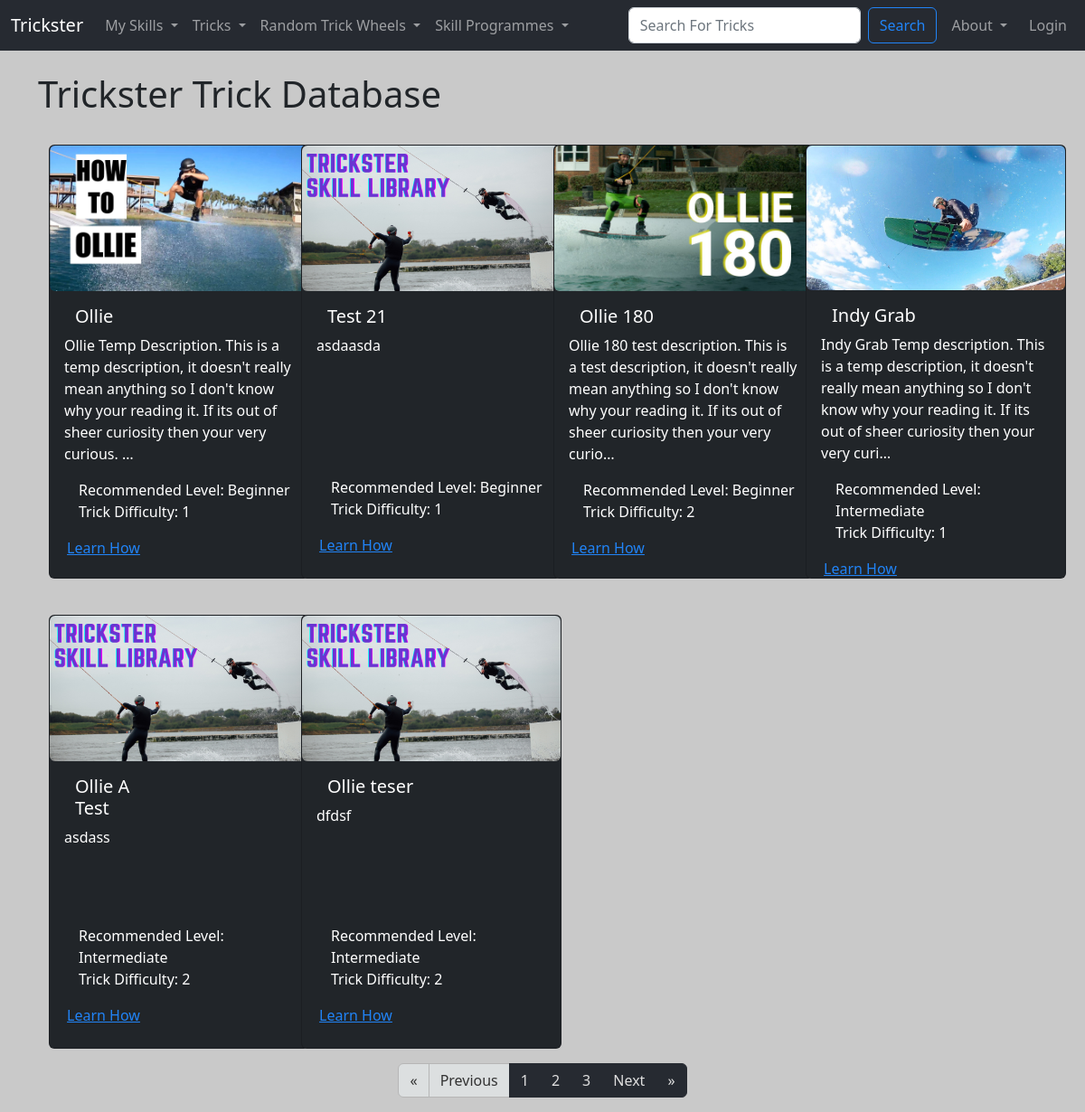
The page /trick_list on the database its author committed.
### TricksterMain/models.py (models this page shows)
class Trick (models.Model):
    TrickID = models.AutoField(primary_key=True)
    TrickName = models.CharField(max_length=25)
    TrickDiscription = models.TextField(blank=True)
    TrickHowTo = models.TextField(blank=True)
    TrickRecLevel = models.ForeignKey(SkillLevel, blank=True, null=True, on_delete=models.CASCADE)
    TrickDifficulty = models.PositiveIntegerField(null=True, validators=[MinValueValidator(1), MaxValueValidator(10)])
    TrickImg = models.ImageField(null=True, blank=True, upload_to="images/")
    def __str__(self):
        return self.TrickName

class SkillLevel (models.Model):
    SkillLevelID = models.AutoField(primary_key=True)
    SkillLevelName = models.CharField(max_length=25)
    def __str__(self):
        return self.SkillLevelName

### TricksterMain/views.py (the view)
# urls.py: path('trick_list', views.trick_list, name="trick-list"),
def trick_list(request):
  all_tricks = Trick.objects.all().order_by('TrickRecLevel', 'TrickDifficulty', 'TrickName')
  p = Paginator(all_tricks, 6)
  page = request.GET.get('page')
  tricks = p.get_page(page)
  num_pages = "T" * tricks.paginator.num_pages
  return render(request, 'main/trick_list.html', {'tricks': tricks, "num_pages":num_pages})

### TricksterMain/templates/main/trick_list.html (shortened to what this page needs)
{% extends 'main/base.html' %}
{% load static %}
{% block content  %}
  <h1> Trickster Trick Database </h1>
  <br/>
  <div class="container-md">
    <div class="row row-cols-1 row-cols-sm-2 row-cols-md-3 row-cols-xl-4 g-4">
      {% for trick in tricks %}
        <div class="col-sm">
          {% if user.is_authenticated %}
            <div class="card text-bg-dark mb-3" style="width: 18rem; height: 33rem;">
          {% else %}
            <div class="card text-bg-dark mb-3" style="width: 18rem; height: 30rem;">
          {% endif %}
            {% if trick.TrickImg %}
              <img src="{{ trick.TrickImg.url }}" class="img-fluid rounded" alt="trick cover image">
            {% else %}
              <img src="{% static 'trickster/images/TrickListDefault.png' %}" class="img-fluid rounded" alt="default trick cover image">
            {% endif %}
            <div class="card-body">
              <h5 class="card-title">
                <div class="container">
                  <div class="row">
                    <div class="col-6">
                      {{ trick }}
                    </div>
                    <div class="col-6">
                    </div>
                  </div>
                </div>
              </h5>
              <p class="card-text">{{ trick.TrickDiscription|truncatechars:180 }}</p>
            </div>
            <ul class="list-group-dark list-group-flush">
              <li class="list-group-item">Recommended Level: {{ trick.TrickRecLevel }}</li>
              <li class="list-group-item">Trick Difficulty: {{ trick.TrickDifficulty }}</li>
            </ul>
            <div class="card-body-dark text-center gap-3" style="height: 3rem">
              <div class="container">
                <div class="row">
                  <div class="col-6">
                    <a href="{% url 'show-trick' trick.TrickID %}" class="card-link me-md-4">Learn How</a>
                  </div>
                  <div class="col-6">
                  </div>
                </div>
              </div>
            </div>
          </div>
        </div>
      {% endfor %}
    </div>
  </div>
  <nav aria-label="Paginator">
    <ul class="pagination pagination-dark justify-content-center">
      {% if tricks.has_previous %}
      <li class="page-item">
        <a class="page-link" href="?page=1" aria-label="First">
          <span aria-hidden="true">&laquo;</span>
        </a>
      </li>
      <li class="page-item"><a class="page-link" href="?page={{ tricks.previous_page_number }}">Previous</a></li>
      {% else %}
      <li class="page-item disabled">
        <a class="page-link" href="" aria-label="First">
          <span aria-hidden="true">&laquo;</span>
        </a>
      </li>
      <li class="page-item disabled"><a class="page-link" href="">Previous</a></li>
      {% endif %}
      {% for i in num_pages %}
      <li class="page-item"><a class="page-link" href="?page={{ forloop.counter }}">{{ forloop.counter }}</a></li>
      {% endfor %}
      {% if tricks.has_next %}
      <li class="page-item"><a class="page-link" href="?page={{ tricks.next_page_number }}">Next</a></li>
      <li class="page-item">
        <a class="page-link" href="?page={{ tricks.paginator.num_pages }}" aria-label="Last">
          <span aria-hidden="true">&raquo;</span>
        </a>
      </li>
      {% endif %}
    </ul>
  </nav>
{% endblock %}

### TricksterMain/templates/main/base.html (style rules this page uses)
body { background: #c9c9c9 }

### rows shown on the page
Trick: TrickImg (picture), TrickName "Ollie", TrickDiscription "Ollie Temp Description. This is a temp description, it doesn't really mean anything so I don't know why your reading it. If its out of sheer curiosity then your very curious. …", TrickRecLevel "Beginner", TrickDifficulty "1"
Trick: TrickName "Test 21", TrickDiscription "asdaasda", TrickRecLevel "Beginner", TrickDifficulty "1"
Trick: TrickImg (picture), TrickName "Ollie 180", TrickDiscription "Ollie 180 test description. This is a test description, it doesn't really mean anything so I don't know why your reading it. If its out of sheer curiosity then your very curio…", TrickRecLevel "Beginner", TrickDifficulty "2"
Trick: TrickImg (picture), TrickName "Indy Grab", TrickDiscription "Indy Grab Temp description. This is a temp description, it doesn't really mean anything so I don't know why your reading it. If its out of sheer curiosity then your very curi…", TrickRecLevel "Intermediate", TrickDifficulty "1"
Trick: TrickName "Ollie A Test", TrickDiscription "asdass", TrickRecLevel "Intermediate", TrickDifficulty "2"
Trick: TrickName "Ollie teser", TrickDiscription "dfdsf", TrickRecLevel "Intermediate", TrickDifficulty "2"
